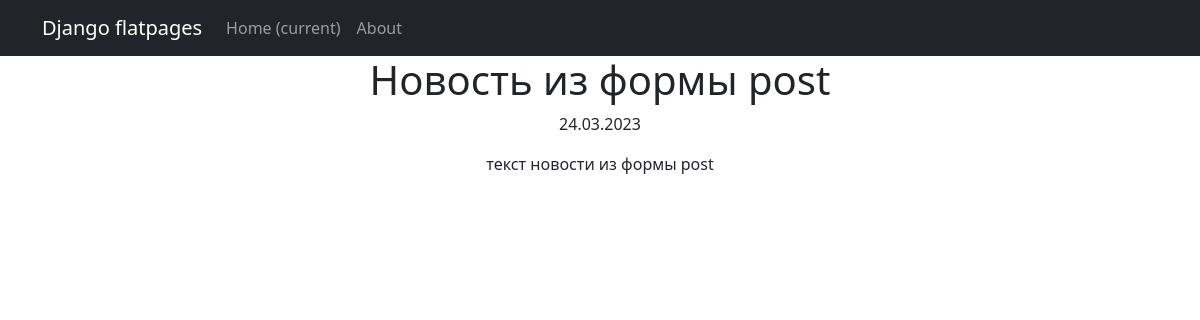
The app's page /news/13 with its own data.
### news/models.py (models this page shows, shortened)
class Post(models.Model):
    article = 'AR'
    news = 'NW'
    POST_TYPES = [
        (article, 'статья'),
        (news, 'новость'),
        ]
    author = models.ForeignKey(Author, on_delete=models.CASCADE)
    post_types = models.CharField(choices=POST_TYPES, max_length=2)
    date_time_post = models.DateTimeField(auto_now_add=True)
    categories = models.ManyToManyField(Category, through='PostCategory')
    title_post = models.CharField(max_length=255)
    text_post = models.TextField()
    rating_post = models.IntegerField(default=0)
    likes = models.IntegerField(default=0)
    dislikes = models.IntegerField(default=0)
    def __str__(self):
        return f'{self.title_post.title()}: {self.text_post[:40]}'

### news/views.py (the view)
# urls.py: path('<int:pk>', PostDetail.as_view(), name='post_detail'),
class PostDetail(DetailView):
    model = Post
    template_name = 'onenews.html'
    context_object_name = 'onenews'

### templates/onenews.html (shortened to what this page needs)
{% extends 'flatpages/default.html' %}
{% block content %}
<h1>{{ onenews.title_post }}</h1>
<p>{{ onenews.date_time_post|date:"d.m.Y" }}</p>
<p>{{ onenews.text_post }}</p>
{% endblock content %}

### records on screen
Post: title_post "Новость из формы post", date_time_post "24.03.2023", text_post "текст новости из формы post"
